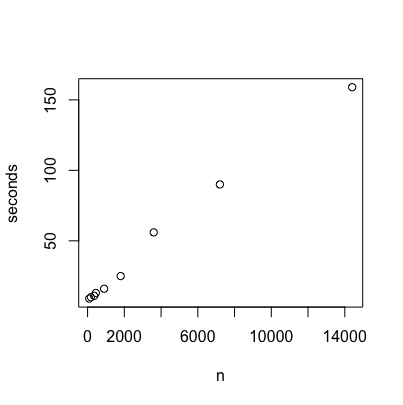

Recreate this plot in R.
# Actual time elapsed by 'n': 'seconds' (for 'R'): 

n <- c(90, 180, 360, 450, 900, 1800, 3600, 7200, 14402)
seconds <- c(9, 10, 11, 13, 16, 25, 56, 90, 159)
plot(n, seconds)
